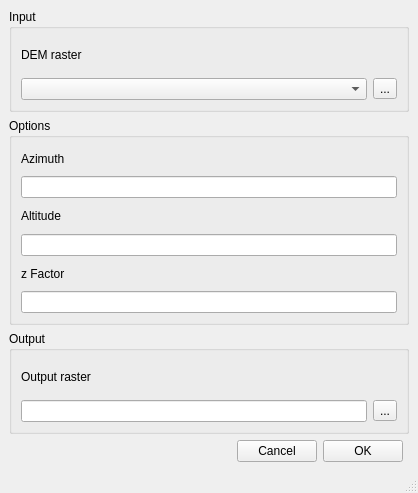
<?xml version="1.0" encoding="UTF-8"?>
<ui version="4.0">
 <class>Hillshade</class>
 <widget class="QMainWindow" name="Hillshade">
  <property name="geometry">
   <rect>
    <x>0</x>
    <y>0</y>
    <width>418</width>
    <height>493</height>
   </rect>
  </property>
  <property name="windowTitle">
   <string>MainWindow</string>
  </property>
  <widget class="QWidget" name="centralwidget">
   <layout class="QVBoxLayout" name="verticalLayout">
    <item>
     <layout class="QGridLayout" name="mainGridLayout" rowstretch="1,2,1,0">
      <item row="3" column="0">
       <spacer name="horizontalSpacer">
        <property name="orientation">
         <enum>Qt::Horizontal</enum>
        </property>
        <property name="sizeHint" stdset="0">
         <size>
          <width>40</width>
          <height>20</height>
         </size>
        </property>
       </spacer>
      </item>
      <item row="0" column="0" colspan="4">
       <widget class="QGroupBox" name="inputGroupBox">
        <property name="title">
         <string>Input </string>
        </property>
        <layout class="QHBoxLayout" name="horizontalLayout">
         <item>
          <layout class="QGridLayout" name="inputGroupBoxGridLayout">
           <item row="0" column="0">
            <widget class="QLabel" name="demRasterLabel">
             <property name="text">
              <string>DEM raster</string>
             </property>
            </widget>
           </item>
           <item row="1" column="1">
            <widget class="QToolButton" name="demRasterToolButton">
             <property name="text">
              <string>...</string>
             </property>
            </widget>
           </item>
           <item row="1" column="0">
            <widget class="QComboBox" name="demRasterComboBox"/>
           </item>
          </layout>
         </item>
        </layout>
       </widget>
      </item>
      <item row="3" column="2">
       <widget class="QPushButton" name="okPushButton">
        <property name="text">
         <string>OK</string>
        </property>
       </widget>
      </item>
      <item row="1" column="0" colspan="4">
       <widget class="QGroupBox" name="optionsGroupBox">
        <property name="title">
         <string>Options</string>
        </property>
        <layout class="QVBoxLayout" name="verticalLayout_2">
         <item>
          <layout class="QGridLayout" name="optionsGroupBoxGridLayout">
           <item row="3" column="0">
            <widget class="QLineEdit" name="altitudeLineEdit"/>
           </item>
           <item row="2" column="0">
            <widget class="QLabel" name="altitudeLabel">
             <property name="text">
              <string>Altitude</string>
             </property>
            </widget>
           </item>
           <item row="0" column="0">
            <widget class="QLabel" name="azimuthLabel">
             <property name="text">
              <string>Azimuth</string>
             </property>
            </widget>
           </item>
           <item row="1" column="0">
            <widget class="QLineEdit" name="azimuthLineEdit"/>
           </item>
           <item row="4" column="0">
            <widget class="QLabel" name="zFactorLabel">
             <property name="text">
              <string>z Factor</string>
             </property>
            </widget>
           </item>
           <item row="5" column="0">
            <widget class="QLineEdit" name="zFactorLineEdit"/>
           </item>
          </layout>
         </item>
        </layout>
       </widget>
      </item>
      <item row="2" column="0" colspan="4">
       <widget class="QGroupBox" name="outputGroupBox">
        <property name="title">
         <string>Output</string>
        </property>
        <layout class="QHBoxLayout" name="horizontalLayout_2">
         <item>
          <layout class="QGridLayout" name="outputGroupBoxGridLayout">
           <item row="1" column="0">
            <widget class="QLineEdit" name="outputRasterLineEdit"/>
           </item>
           <item row="0" column="0">
            <widget class="QLabel" name="outputRasterLabel">
             <property name="text">
              <string>Output raster</string>
             </property>
            </widget>
           </item>
           <item row="1" column="1">
            <widget class="QToolButton" name="outputRasterToolButton">
             <property name="text">
              <string>...</string>
             </property>
            </widget>
           </item>
          </layout>
         </item>
        </layout>
       </widget>
      </item>
      <item row="3" column="1">
       <widget class="QPushButton" name="cancelPushButton">
        <property name="text">
         <string>Cancel</string>
        </property>
       </widget>
      </item>
     </layout>
    </item>
   </layout>
  </widget>
  <widget class="QMenuBar" name="menubar">
   <property name="geometry">
    <rect>
     <x>0</x>
     <y>0</y>
     <width>418</width>
     <height>21</height>
    </rect>
   </property>
  </widget>
  <widget class="QStatusBar" name="statusbar"/>
 </widget>
 <tabstops>
  <tabstop>demRasterComboBox</tabstop>
  <tabstop>demRasterToolButton</tabstop>
  <tabstop>azimuthLineEdit</tabstop>
  <tabstop>altitudeLineEdit</tabstop>
  <tabstop>zFactorLineEdit</tabstop>
  <tabstop>outputRasterLineEdit</tabstop>
  <tabstop>outputRasterToolButton</tabstop>
  <tabstop>okPushButton</tabstop>
 </tabstops>
 <resources/>
 <connections/>
</ui>
